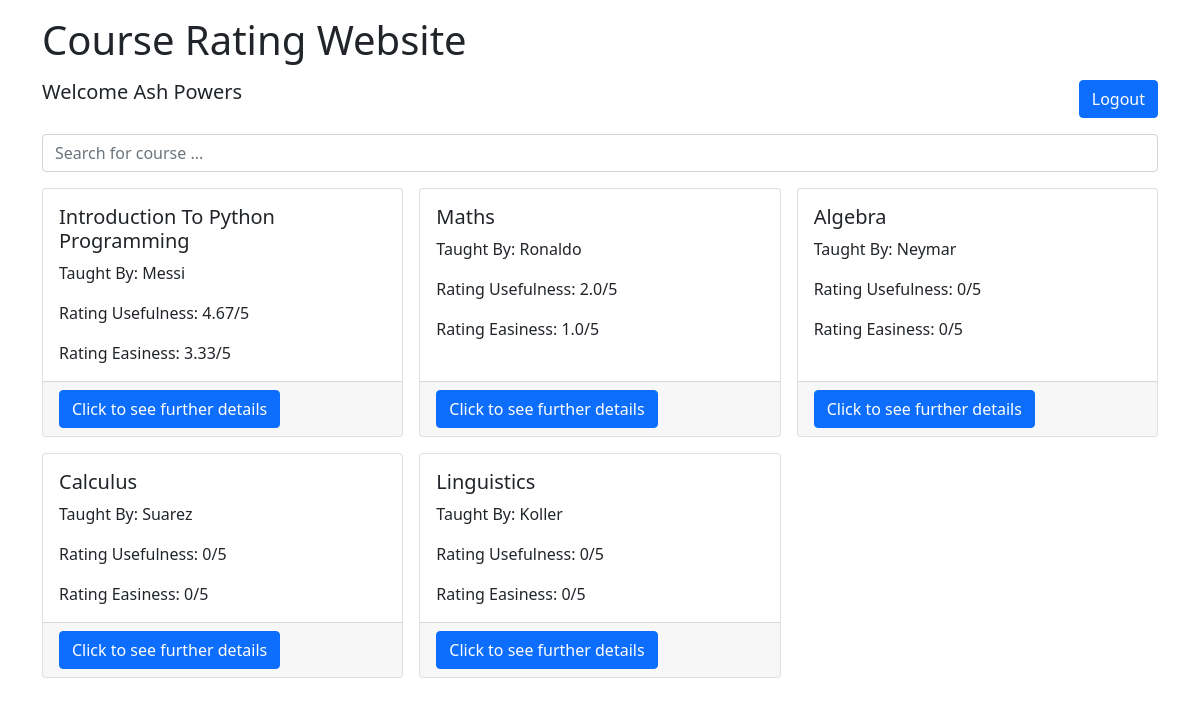
The app's page / (signed in) with its own data.
### reviewer/models.py (models this page shows, shortened)
class CustomUser(AbstractUser):
    full_name = models.CharField(max_length=100, help_text='Enter your full name')

class CourseItem(models.Model):
    course_id = models.AutoField(primary_key=True)
    name = models.CharField(max_length=100)
    teacher = models.CharField(max_length=100)
    avg_usefulness_rating = models.FloatField(default=0)
    avg_easiness_rating = models.FloatField(default=0)
    def update_rating(self):
        ratings = Rating.objects.filter(course_item=self)
        usefulness_sum = 0
        easiness_sum = 0
        for rating in ratings:
            usefulness_sum += rating.rating_usefulness
            easiness_sum += rating.rating_easiness
        if len(ratings) == 0:
            self.avg_usefulness_rating = 0
            self.avg_easiness_rating = 0
        else:
            self.avg_usefulness_rating = usefulness_sum / len(ratings)
            self.avg_easiness_rating = easiness_sum / len(ratings)
        self.save()

### reviewer/views.py (the view)
# urls.py: path('', views.course_list, name='course_list'),
def course_list(request):
    if request.method == 'GET':
        courses = CourseItem.objects.all()
        for course in courses:
            course.update_rating()
            course.avg_usefulness_rating = round(course.avg_usefulness_rating, 2)
            course.avg_easiness_rating = round(course.avg_easiness_rating, 2)
        context = {'courses': courses}
    return render(request, 'reviewer/homepage.html', context)

### reviewer/templates/reviewer/homepage.html (shortened to what this page needs)
{% load static %}
<!DOCTYPE html>
<html lang="en">
    <head>
        <link href="https://cdn.jsdelivr.net/npm/bootstrap@5.1.3/dist/css/bootstrap.min.css" rel="stylesheet">
    </head>
    <body>
        <div class="container my-3">
            <div class="header my-3">
                <h1>Course Rating Website</h1>
            </div>
            <div class="row my-3 justify-content-between">
                <div class="col-auto">
                    {% if not user.is_authenticated %}
                        <h5>Welcome Guest</h5>
                    {% else %}
                        <h5>Welcome {{ request.user.full_name }}</h5>
                    {% endif %}
                </div>
                <div class="col-auto">
                    {% if not user.is_authenticated %}
                        <button type="button" class="btn btn-primary" data-bs-toggle="modal" data-bs-target="#signInModal">Sign in</button>
                        <button type="button" class="btn btn-secondary" data-bs-toggle="modal" data-bs-target="#signUpModal">Sign up</button>
                    {% else %}
                        <button type="button" class="btn btn-primary" data-bs-toggle="modal" data-bs-target="#logoutModal"> Logout </button>
                    {% endif %}
                </div>
            </div>
            <div class="search-bar row my-3">
                <div class="col-12">
                    <input type="search" id="searchInput" class="form-control" placeholder="Search for course ...">
                </div>
            </div>
            <div class="row row-cols-3 row-cols-md-3 g-3">
                {% for course in courses %}
                    <div class="col" data-course-name="{{ course.name | lower }}">
                        <div class="card h-100">
                            <div class="card-body">
                                <h5 class="card-title">{{ course.name }}</h5>
                                <p class="card-text">Taught By: {{ course.teacher }}</p>
                                <p class="card-text">Rating Usefulness: {{ course.avg_usefulness_rating }}/5</p>
                                <p class="card-text">Rating Easiness: {{ course.avg_easiness_rating }}/5</p>
                            </div>
                            <div class="card-footer">
                                <a href="{% url 'course_detail' course_id=course.course_id %}" class="btn btn-primary">Click to see further details</a>
                            </div>
                        </div>
                    </div>
                {% endfor %}
            </div>
        </div>
    </body>
</html>

### records on screen
CustomUser: user.full_name "Ash Powers"
CourseItem: name "Introduction To Python Programming", teacher "Messi", avg_usefulness_rating "4.67", avg_easiness_rating "3.33"
CourseItem: name "Maths", teacher "Ronaldo", avg_usefulness_rating "2.0", avg_easiness_rating "1.0"
CourseItem: name "Algebra", teacher "Neymar", avg_usefulness_rating "0", avg_easiness_rating "0"
CourseItem: name "Calculus", teacher "Suarez", avg_usefulness_rating "0", avg_easiness_rating "0"
CourseItem: name "Linguistics", teacher "Koller", avg_usefulness_rating "0", avg_easiness_rating "0"
